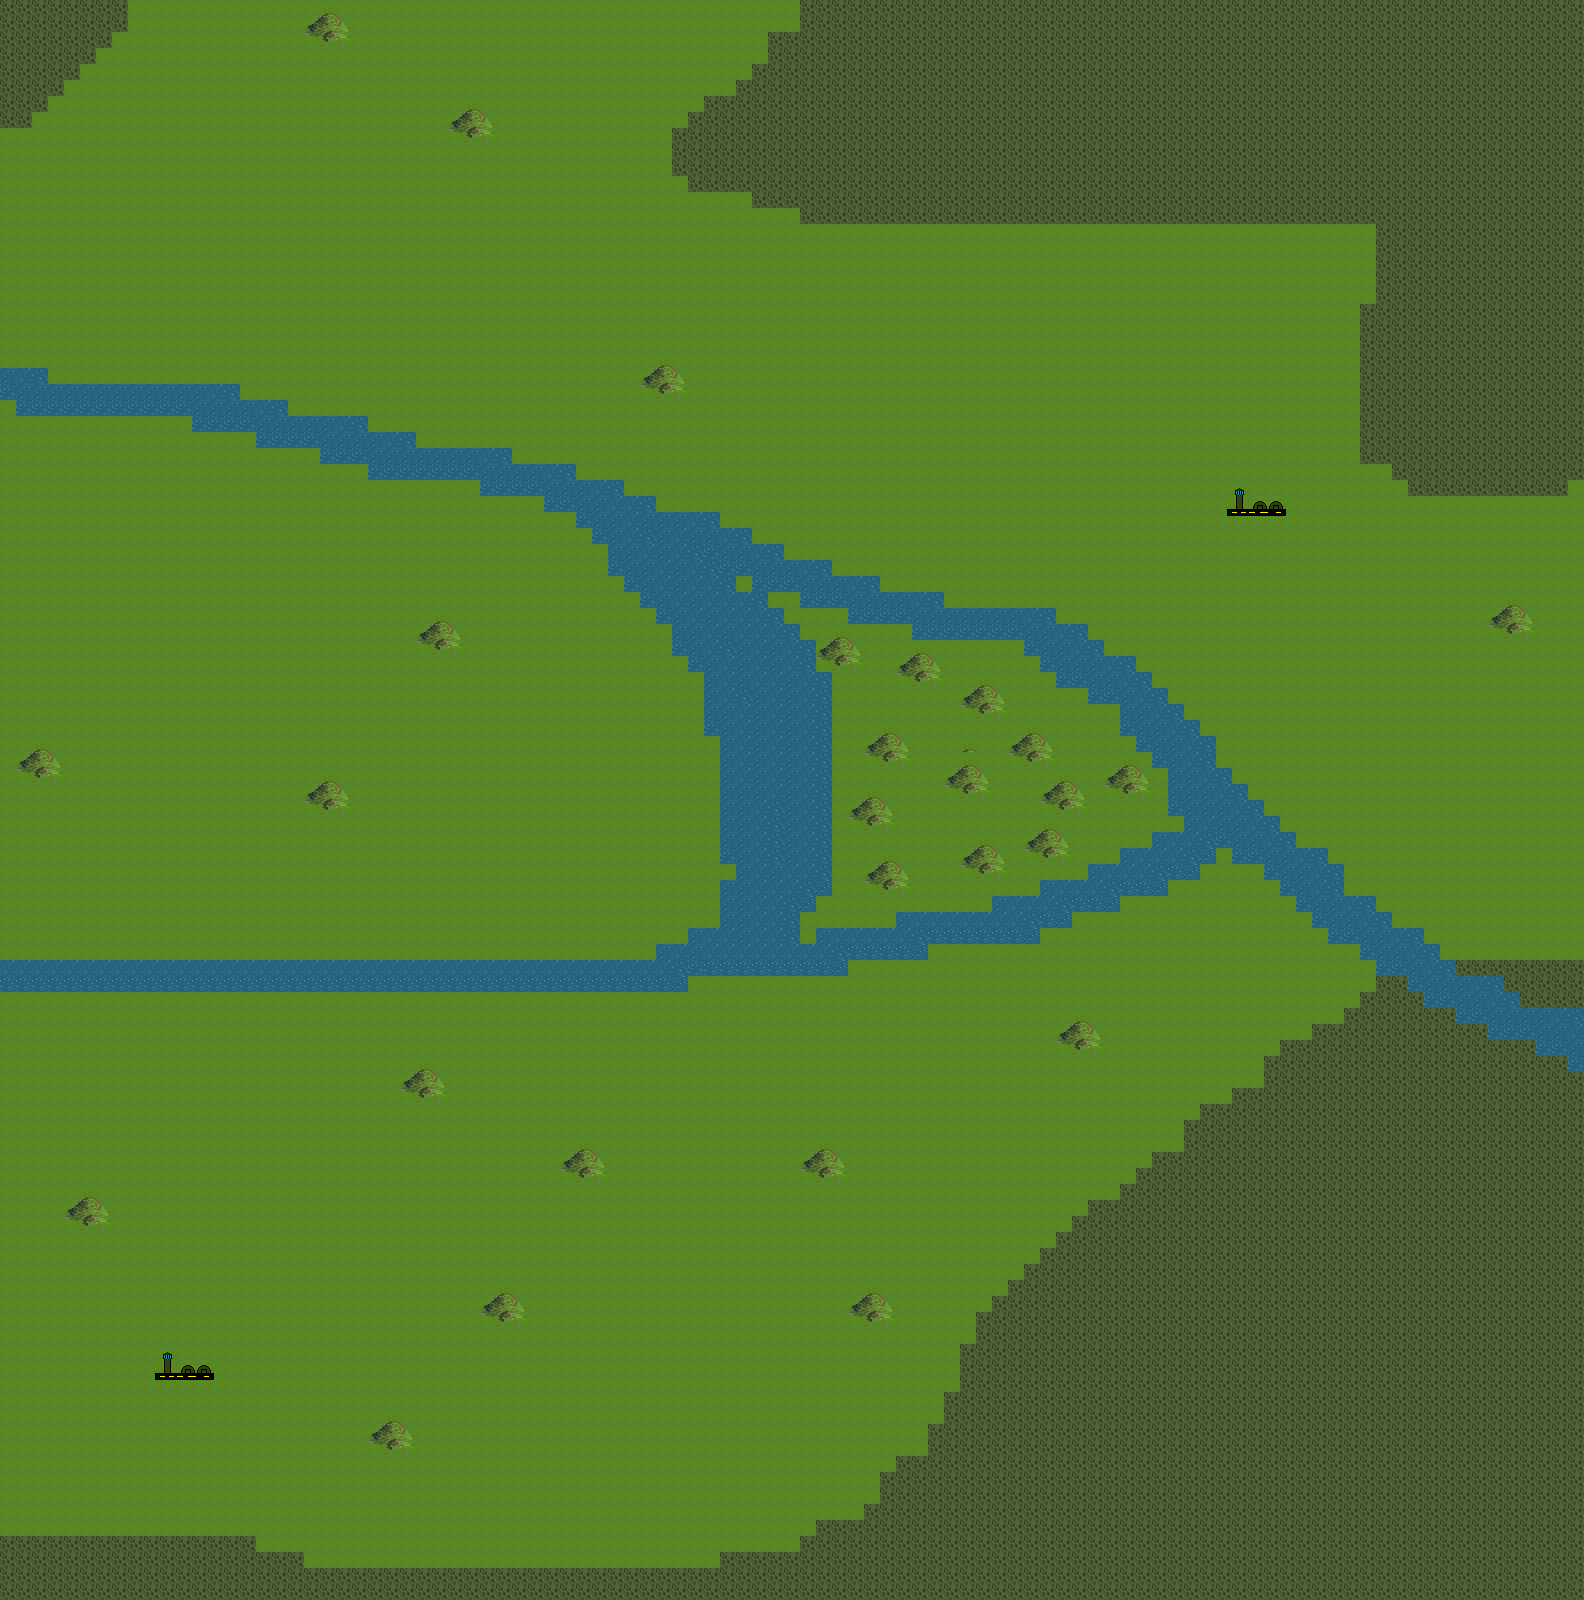

A 2D game scene composited from a Tiled map and its tileset images. What follows is a short description and the map's XML, with each tile layer's data collapsed to a summary:
An orthogonal 99x100 tile map with 16x16 px tiles, 4 tile layers (Base, Trees, Rivers, Airbases), 3 tilesets.

<map version="1.0" tiledversion="1.0.3" orientation="orthogonal" renderorder="right-down" width="99" height="100" tilewidth="16" tileheight="16" nextobjectid="1">
 <tileset firstgid="1" name="Terrain earth" tilewidth="16" tileheight="16" tilecount="336" columns="16">
  <image source="tileset/tileset.png" width="256" height="336" />
 </tileset>
 <tileset firstgid="337" name="water" tilewidth="32" tileheight="32" tilecount="15" columns="15">
  <image source="tileset/water.png" width="480" height="48" />
 </tileset>
 <tileset firstgid="352" name="Airbase" tilewidth="16" tileheight="16" spacing="1" tilecount="8" columns="4">
  <image source="tileset/Airbase.png" width="68" height="33" />
 </tileset>
 <group name="Terrian">
  <layer name="Base" width="99" height="100">
   <data>[9900 cells, 9900 non-empty, 1 distinct tile ids]</data>
  </layer>
  <layer name="Trees" width="99" height="100">
   <data>[9900 cells, 2475 non-empty, 1 distinct tile ids]</data>
  </layer>
  <layer name="Rivers" width="99" height="100">
   <data>[9900 cells, 644 non-empty, 11 distinct tile ids]</data>
  </layer>
 </group>
 <group name="Military" offsetx="-120" offsety="-137.333">
  <layer name="Airbases" width="99" height="100">
   <data>[9900 cells, 16 non-empty, 8 distinct tile ids]</data>
  </layer>
 </group>
</map>
